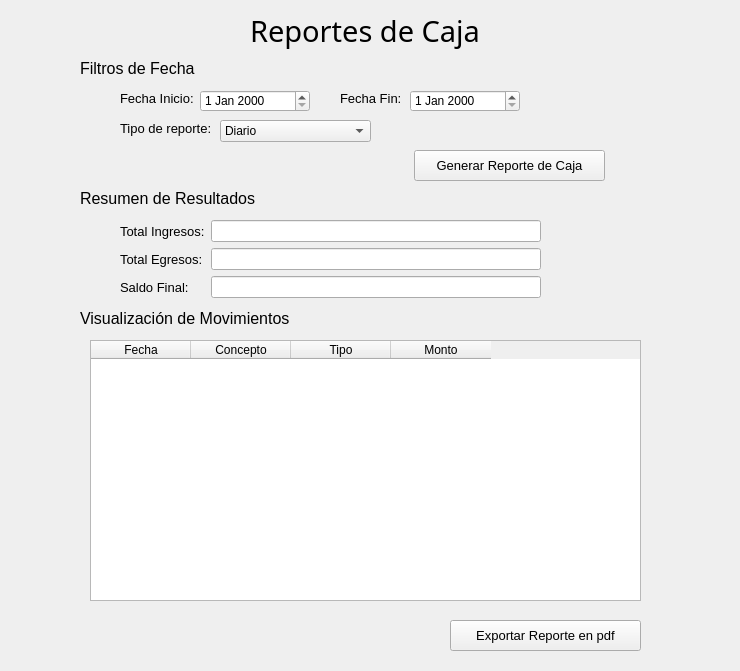
<?xml version="1.0" encoding="UTF-8"?>
<ui version="4.0">
 <class>Form</class>
 <widget class="QWidget" name="Form">
  <property name="geometry">
   <rect>
    <x>0</x>
    <y>0</y>
    <width>740</width>
    <height>671</height>
   </rect>
  </property>
  <property name="windowTitle">
   <string>Form</string>
  </property>
  <widget class="QLabel" name="label_2">
   <property name="geometry">
    <rect>
     <x>250</x>
     <y>10</y>
     <width>251</width>
     <height>41</height>
    </rect>
   </property>
   <property name="font">
    <font>
     <family>Montserrat</family>
     <pointsize>22</pointsize>
    </font>
   </property>
   <property name="text">
    <string>Reportes de Caja</string>
   </property>
  </widget>
  <widget class="QLabel" name="label">
   <property name="geometry">
    <rect>
     <x>80</x>
     <y>60</y>
     <width>121</width>
     <height>16</height>
    </rect>
   </property>
   <property name="font">
    <font>
     <pointsize>12</pointsize>
    </font>
   </property>
   <property name="text">
    <string>Filtros de Fecha</string>
   </property>
  </widget>
  <widget class="QLabel" name="label_3">
   <property name="geometry">
    <rect>
     <x>120</x>
     <y>90</y>
     <width>111</width>
     <height>16</height>
    </rect>
   </property>
   <property name="font">
    <font>
     <pointsize>10</pointsize>
    </font>
   </property>
   <property name="text">
    <string>Fecha Inicio:</string>
   </property>
  </widget>
  <widget class="QLabel" name="label_4">
   <property name="geometry">
    <rect>
     <x>340</x>
     <y>90</y>
     <width>111</width>
     <height>16</height>
    </rect>
   </property>
   <property name="font">
    <font>
     <pointsize>10</pointsize>
    </font>
   </property>
   <property name="text">
    <string>Fecha Fin:</string>
   </property>
  </widget>
  <widget class="QLabel" name="label_5">
   <property name="geometry">
    <rect>
     <x>120</x>
     <y>120</y>
     <width>111</width>
     <height>16</height>
    </rect>
   </property>
   <property name="font">
    <font>
     <pointsize>10</pointsize>
    </font>
   </property>
   <property name="text">
    <string>Tipo de reporte:</string>
   </property>
  </widget>
  <widget class="QDateEdit" name="de_fecha_inicio">
   <property name="geometry">
    <rect>
     <x>200</x>
     <y>90</y>
     <width>110</width>
     <height>22</height>
    </rect>
   </property>
  </widget>
  <widget class="QDateEdit" name="de_fecha_fin">
   <property name="geometry">
    <rect>
     <x>410</x>
     <y>90</y>
     <width>110</width>
     <height>22</height>
    </rect>
   </property>
  </widget>
  <widget class="QComboBox" name="cb_tipo_reporte">
   <property name="geometry">
    <rect>
     <x>220</x>
     <y>120</y>
     <width>151</width>
     <height>22</height>
    </rect>
   </property>
   <item>
    <property name="text">
     <string>Diario</string>
    </property>
   </item>
   <item>
    <property name="text">
     <string>Semanal</string>
    </property>
   </item>
   <item>
    <property name="text">
     <string>Mensual</string>
    </property>
   </item>
  </widget>
  <widget class="QPushButton" name="pb_generar_reporte">
   <property name="geometry">
    <rect>
     <x>414</x>
     <y>150</y>
     <width>191</width>
     <height>31</height>
    </rect>
   </property>
   <property name="font">
    <font>
     <pointsize>10</pointsize>
    </font>
   </property>
   <property name="text">
    <string>Generar Reporte de Caja</string>
   </property>
  </widget>
  <widget class="QLabel" name="label_6">
   <property name="geometry">
    <rect>
     <x>80</x>
     <y>190</y>
     <width>181</width>
     <height>16</height>
    </rect>
   </property>
   <property name="font">
    <font>
     <pointsize>12</pointsize>
    </font>
   </property>
   <property name="text">
    <string>Resumen de Resultados</string>
   </property>
  </widget>
  <widget class="QWidget" name="formLayoutWidget">
   <property name="geometry">
    <rect>
     <x>120</x>
     <y>220</y>
     <width>421</width>
     <height>81</height>
    </rect>
   </property>
   <layout class="QFormLayout" name="formLayout">
    <item row="0" column="0">
     <widget class="QLabel" name="label_7">
      <property name="font">
       <font>
        <pointsize>10</pointsize>
       </font>
      </property>
      <property name="text">
       <string>Total Ingresos:</string>
      </property>
     </widget>
    </item>
    <item row="1" column="0">
     <widget class="QLabel" name="label_8">
      <property name="font">
       <font>
        <pointsize>10</pointsize>
       </font>
      </property>
      <property name="text">
       <string>Total Egresos:</string>
      </property>
     </widget>
    </item>
    <item row="2" column="0">
     <widget class="QLabel" name="label_9">
      <property name="font">
       <font>
        <pointsize>10</pointsize>
       </font>
      </property>
      <property name="text">
       <string>Saldo Final:</string>
      </property>
     </widget>
    </item>
    <item row="0" column="1">
     <widget class="QLineEdit" name="le_total_ingresos">
      <property name="readOnly">
       <bool>true</bool>
      </property>
     </widget>
    </item>
    <item row="1" column="1">
     <widget class="QLineEdit" name="le_total_egresos">
      <property name="readOnly">
       <bool>true</bool>
      </property>
     </widget>
    </item>
    <item row="2" column="1">
     <widget class="QLineEdit" name="le_saldo_final">
      <property name="readOnly">
       <bool>true</bool>
      </property>
     </widget>
    </item>
   </layout>
  </widget>
  <widget class="QLabel" name="label_10">
   <property name="geometry">
    <rect>
     <x>80</x>
     <y>310</y>
     <width>211</width>
     <height>16</height>
    </rect>
   </property>
   <property name="font">
    <font>
     <pointsize>12</pointsize>
    </font>
   </property>
   <property name="text">
    <string>Visualización de Movimientos</string>
   </property>
  </widget>
  <widget class="QTableWidget" name="tw_movimientos">
   <property name="geometry">
    <rect>
     <x>90</x>
     <y>340</y>
     <width>551</width>
     <height>261</height>
    </rect>
   </property>
   <column>
    <property name="text">
     <string>Fecha</string>
    </property>
   </column>
   <column>
    <property name="text">
     <string>Concepto</string>
    </property>
   </column>
   <column>
    <property name="text">
     <string>Tipo</string>
    </property>
   </column>
   <column>
    <property name="text">
     <string>Monto</string>
    </property>
   </column>
  </widget>
  <widget class="QPushButton" name="pb_exportar_pdf">
   <property name="geometry">
    <rect>
     <x>450</x>
     <y>620</y>
     <width>191</width>
     <height>31</height>
    </rect>
   </property>
   <property name="font">
    <font>
     <pointsize>10</pointsize>
    </font>
   </property>
   <property name="text">
    <string>Exportar Reporte en pdf</string>
   </property>
  </widget>
 </widget>
 <resources/>
 <connections/>
</ui>
